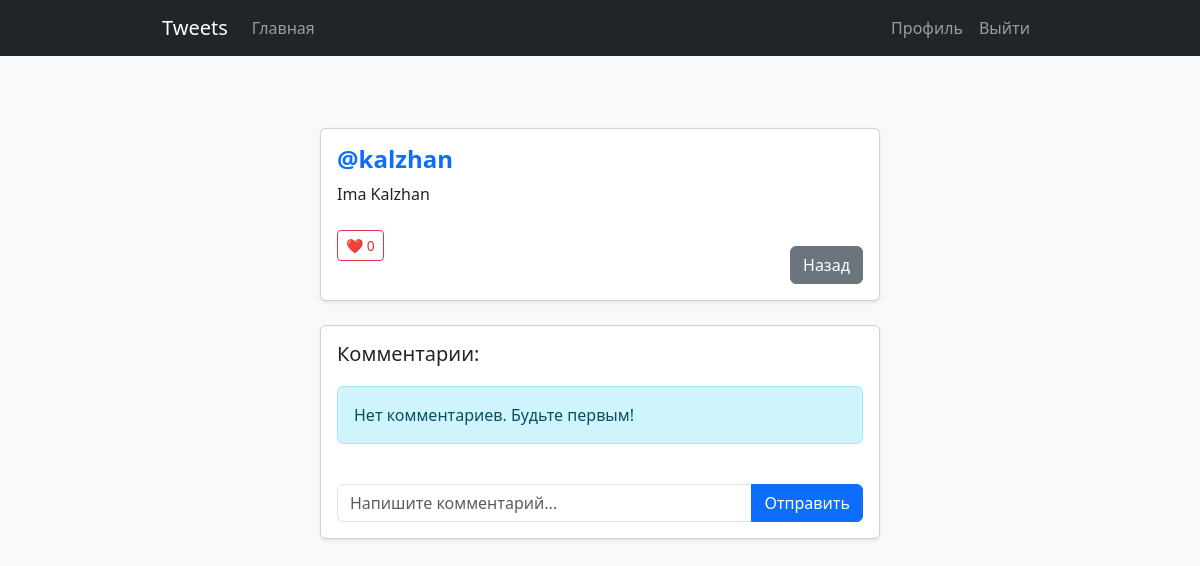
The page /tweets/tweet/1 (signed in) on the database as committed earlier.
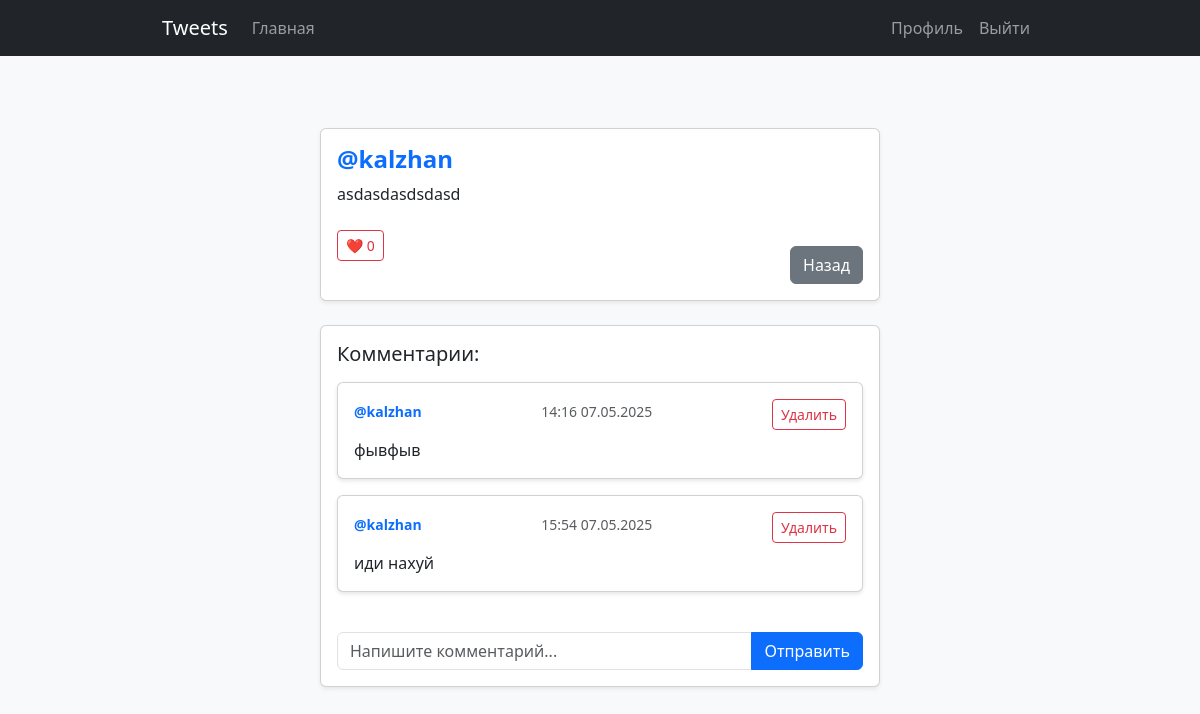
The same page on the database as committed later.
### app/models.py (models this page shows, shortened)
class Tweet(db.Model):
    id = db.Column(db.Integer, primary_key=True)
    content = db.Column(db.String(280), nullable=False)
    image = db.Column(db.String(100))
    created_at = db.Column(db.DateTime, default=datetime.utcnow, nullable=False)
    user_id = db.Column(db.Integer, db.ForeignKey('user.id'), nullable=False)
    likes = db.relationship('Like', backref='tweet', lazy=True, cascade='all, delete-orphan')

class Comment(db.Model):
    id = db.Column(db.Integer, primary_key=True)
    content = db.Column(db.String(280), nullable=False)
    created_at = db.Column(db.DateTime, default=datetime.utcnow)
    user_id = db.Column(db.Integer, db.ForeignKey('user.id'), nullable=False)
    tweet_id = db.Column(db.Integer, db.ForeignKey('tweet.id'), nullable=False)  # tweet_id не может быть NULL
    user = db.relationship('User', backref=db.backref('comments', lazy=True))
    tweet = db.relationship('Tweet', backref=db.backref('comments', lazy=True))

class User(UserMixin, db.Model):
    id = db.Column(db.Integer, primary_key=True)
    username = db.Column(db.String(50), unique=True, nullable=False)
    email = db.Column(db.String(120), unique=True, nullable=False)
    password_hash = db.Column(db.String(128), nullable=False)
    tweets = db.relationship('Tweet', backref='author', lazy=True)

### app/tweets/routes.py (the view, shortened to what this page needs)
@tweets_bp.route('/tweet/<int:tweet_id>', methods=['GET', 'POST'])
@login_required
def view_tweet(tweet_id):
    tweet = Tweet.query.get_or_404(tweet_id)
    return render_template('view_tweet.html', tweet=tweet)

### app/templates/view_tweet.html (shortened to what this page needs)
{% extends "base.html" %}
{% block content %}
<div class="container py-5">
    <div class="row justify-content-center">
        <div class="col-lg-8">
            <div class="card shadow-sm mb-4 border-1" style="padding: 2vh 2vh">
                <h4 class="fw-bold text-primary">@{{ tweet.author.username }}</h4>
                <p class="card-text">{{ tweet.content }}</p>
                <div class="d-flex justify-content-between mt-2">
                    <form method="POST" action="{{ url_for('tweets.like_tweet', tweet_id=tweet.id) }}">
                        <button type="submit" class="btn btn-outline-danger btn-sm">
                            ❤️ {{ tweet.likes|length }}
                        </button>
                    </form>
                    <a href="{{ url_for('main.home') }}" class="btn btn-secondary mt-3">Назад</a>
                </div>
            </div>
            <div class="card shadow-sm mb-4 border-1" style="padding: 2vh 2vh">
                <div class="comments-section">
                    <h5 class="mb-3">Комментарии:</h5>
                    {% if tweet.comments %}
                    {% for comment in tweet.comments %}
                    <div class="card mb-3">
                        <div class="card-body">
                            <div class="d-flex justify-content-between">
                                <div>
                                    <small class="fw-bold text-primary">@{{ comment.user.username }}</small>
                                </div>
                                <div>
                                    <small class="text-muted">{{ comment.created_at.strftime('%H:%M %d.%m.%Y')
                                        }}</small>
                                </div>
                                <div>
                                    {% if comment.user_id == current_user.id or tweet.author_id == current_user.id %}
                                    <form method="POST"
                                          action="{{ url_for('tweets.delete_comment', tweet_id=tweet.id, comment_id=comment.id) }}"
                                          class="d-inline">
                                        <button type="submit" class="btn btn-sm btn-outline-danger">Удалить</button>
                                    </form>
                                    {% endif %}
                                </div>
                            </div>
                            <p class="card-text mt-2">{{ comment.content }}</p>
                        </div>
                    </div>
                    {% endfor %}
                    {% else %}
                    <p class="alert alert-info">Нет комментариев. Будьте первым!</p>
                    {% endif %}
                </div>
                {% if current_user.is_authenticated %}
                <form method="POST" action="{{ url_for('tweets.view_tweet', tweet_id=tweet.id) }}" class="mt-4">
                    <div class="input-group">
                        <input type="text" class="form-control" name="content" placeholder="Напишите комментарий..."
                               required>
                        <button class="btn btn-primary" type="submit">Отправить</button>
                    </div>
                </form>
                {% endif %}
            </div>
        </div>
    </div>
</div>
{% endblock %}

Rows that differ between the two databases and show on the page:
changed Tweet: content "Ima Kalzhan" → "asdasdasdsdasd"
added Comment: user.username "kalzhan", created_at "14:16 07.05.2025", content "фывфыв"
added Comment: user.username "kalzhan", created_at "15:54 07.05.2025", content "иди нахуй"
Other text that changed with them:
text no longer shown: "Нет комментариев. Будьте первым!"
